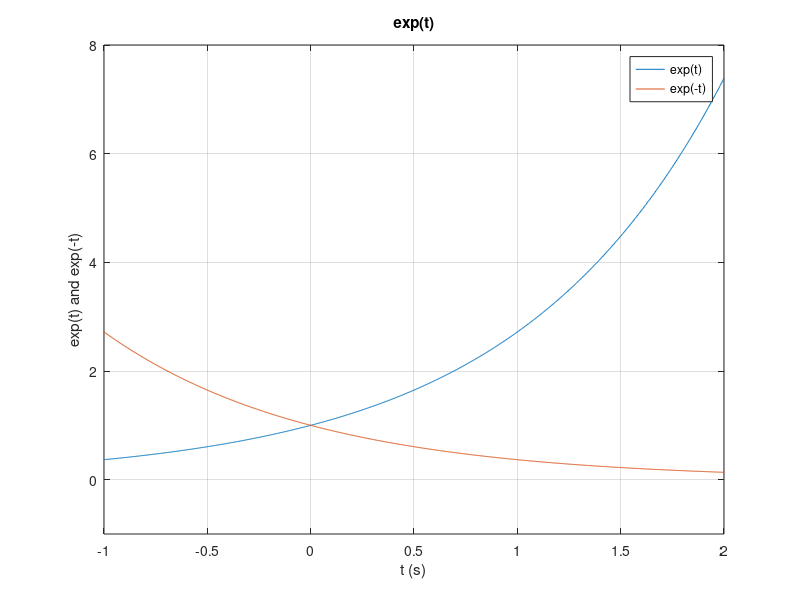

Reproduce this figure in MATLAB.
%% Exponentials 
%% Plots $e^omega t$ to help in the visualization
% of the Exponential Fourier Series
%
% Prepared for EG-247 by 
% C.P. Jobling
%% The decaying exponentail
t=linspace(-1,2,1000);
figure
plot(t,exp(t),t,exp(-t))
axis([-1,2,-1,8])
title('exp(t)')
xlabel('t (s)')
ylabel('exp(t) and exp(-t)')
legend('exp(t)','exp(-t)')
grid
hold off